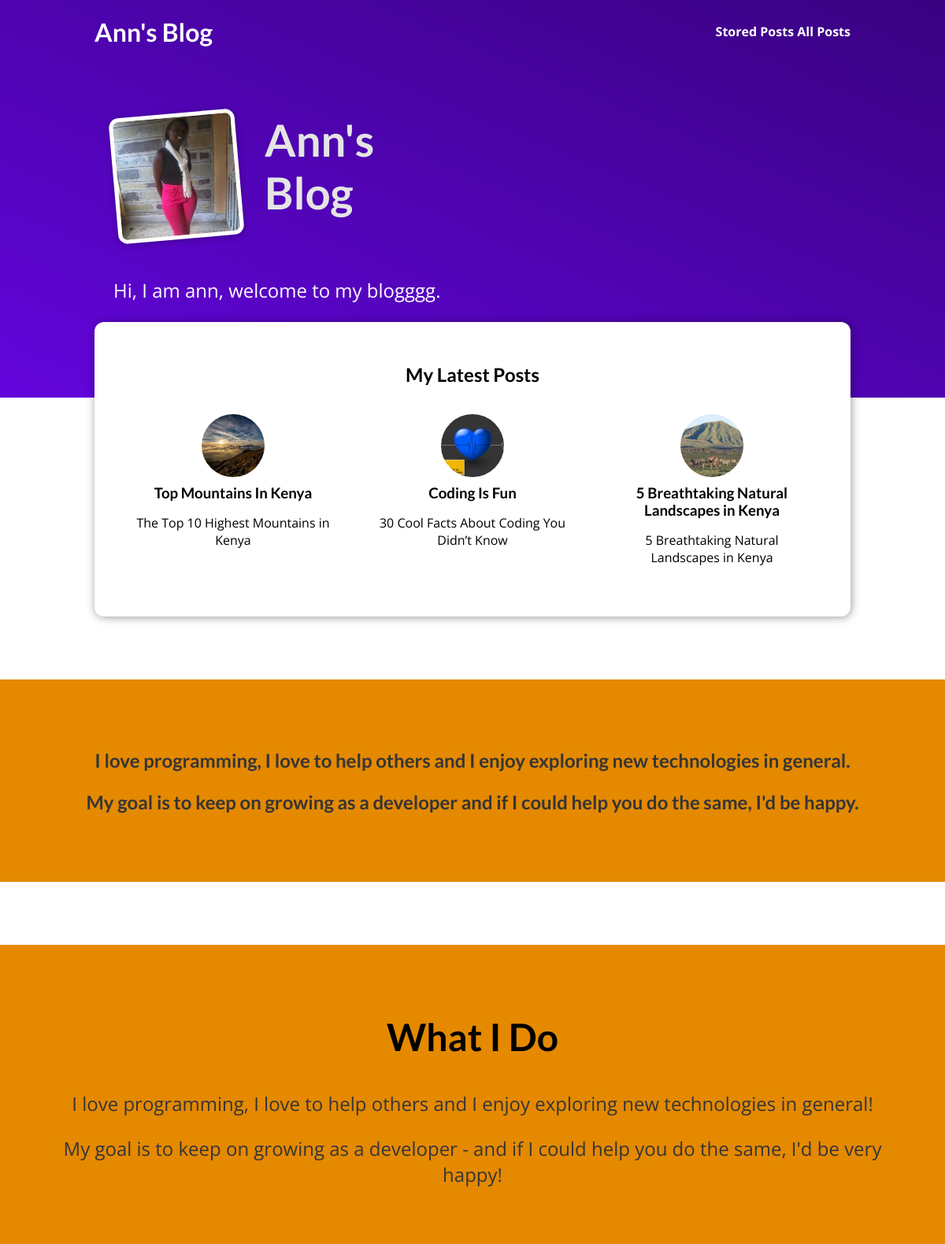
The page / on the database its author committed.
### blog/models.py (models this page shows, shortened)
class Post(models.Model):
    title = models.CharField(max_length=150)
    excerpt = models.CharField(max_length=200)
    image = models.ImageField(upload_to="posts", null=True)
    date = models.DateField(auto_now= True)
    slug = models.SlugField(unique=True, db_index=True)
    content = models.TextField(null=True,validators= [MinLengthValidator(10)])
    author = models.ForeignKey(
        Author, on_delete=models.SET_NULL, null=True,related_name="posts")
    tags = models.ManyToManyField(Tag)

### blog/views.py (the view)
# urls.py: path("", views.StartingPageView.as_view(), name="starting-page"),
class StartingPageView(ListView):
    template_name = "blog/index.html"
    model = Post
    ordering = ["-date"]
    context_object_name = "posts"
    def get_queryset(self):
        queryset = super().get_queryset()
        data = queryset[:3]
        return data

### blog/templates/blog/index.html (shortened to what this page needs)
{% extends 'base.html' %}
{% load static %}
{% block css_files %}
  <link rel="stylesheet" href="{% static 'blog/post.css' %}">
  <link rel="stylesheet" href="{% static 'blog/index.css' %}" />
{% endblock %}
{% block content %}
  <section id="welcome">
    <header>
      <img src="{% static 'blog/images/ann.jpg' %}" alt="Ann - the auther of this blog" />
      <h2>Ann's Blog</h2>
    </header>
    <p>Hi, I am ann, welcome to my blogggg.</p>
  </section>
  <section id="latest-posts">
    <h2>My Latest Posts</h2>
    <ul>
      {% for post in posts %}
      {% include 'blog/includes/post.html' %}
      {% endfor %}
    </ul>
  </section>
  <section id="about">
    <h2>
      <p>I love programming, I love to help others and I enjoy exploring new technologies in general.</p>
      <p>My goal is to keep on growing as a developer and if I could help you do the same, I'd be happy.</p>
    </h2>
  </section>
  <section id="about">
    <h2>What I Do</h2>
    <p>
      I love programming, I love to help others and I enjoy exploring new
      technologies in general!
    </p>
    <p>
      My goal is to keep on growing as a developer - and if I could help you do
      the same, I'd be very happy!
    </p>
  </section>
  {% endblock %}

### templates/base.html (shortened to what this page needs)
{% load static %}
<!DOCTYPE html>
<html lang="en">
  <head>
    <link rel="stylesheet" href="{% static 'app.css' %}" />
    {% block css_files %}{% endblock %}
  </head>
  <body>
    <header id="main-navigation">
      <h1><a href="{% url "starting-page" %}">Ann's Blog</a></h1>
      <nav>
        <a href="{% url "read-later" %}">Stored Posts</a>
        <a href="{% url "posts-page" %}">All Posts</a>
      </nav>
    </header>
    {% block content %}
    {% endblock %}
  </body>
</html>

### blog/templates/blog/includes/post.html
<li>
  <article class="post">
    <a href="{% url "post-detail-page" post.slug %}">
      <img src="{{ post.image.url }}" alt="{{ post.title }}"
      />
      <div class="post__content">
        <h3>{{ post.title }}</h3>
        <p>
          {{ post.excerpt }}
        </p>
      </div>
    </a>
  </article>
</li>

### static/app.css (style rules this page uses)
* { box-sizing: border-box; }
html { font-family: 'Open Sans', 'Lato', sans-serif; }
body { margin: 0; }
h1, h2, h3 { font-family: 'Lato', sans-serif; font-weight: bold; }
#main-navigation { width: 100%; height: 5rem; display: flex; justify-content: space-between; align-items: center; padding: 0 10%; position: absolute; top: 0; left: 0; }
#main-navigation a { text-decoration: none; color: white; font-weight: bold; }

### blog/static/blog/post.css (style rules this page uses)
.post { display: flex; flex-direction: column; align-items: center; text-align: center; }
.post a { text-decoration: none; color: black; transition: all 0.2s ease; padding: 1rem; }
.post img { width: 5rem; height: 5rem; object-fit: cover; border-radius: 50%; }
.post h3 { margin: 0.25rem 0; }

### blog/static/blog/index.css (style rules this page uses)
#welcome { background: linear-gradient(to right top, #6305dd, #390281); padding: 6rem 12%; }
#welcome header { display: flex; align-items: flex-start; margin: 3rem auto; }
#welcome img { width: 10rem; height: 10rem; object-fit: cover; object-position: top; border: 5px solid white; border-radius: 12px; background-color: #ffe1bf; transform: rotateZ(-5deg); box-shadow: 0 2px 8px rgba(0, 0, 0, 0.25); }
#welcome h2 { font-size: 3.5rem; margin: 0 0 0 2rem; color: #e4e4e4; width: 10rem; }
#welcome p { color: white; font-size: 1.5rem; }
#latest-posts { background-color: white; padding: 2rem; border-radius: 12px; width: 60rem; margin: -6rem auto 2rem auto; box-shadow: 1px 1px 12px rgba(0, 0, 0, 0.4); }
#latest-posts h2 { text-align: center; }
#latest-posts ul { list-style: none; margin: 0; padding: 0; display: flex; gap: 1rem; }
#latest-posts li { flex: 1; }
#about { text-align: center; padding: 3rem; background-color: #e48900; margin-top: 5rem; }
#about h2 { font-size: 3rem; }
#about p { font-size: 1.5rem; color: #353535; }

### rows shown on the page
Post: image (picture), title "Top Mountains In Kenya", excerpt "The Top 10 Highest Mountains in Kenya"
Post: image (picture), title "Coding Is Fun", excerpt "30 Cool Facts About Coding You Didn’t Know"
Post: image (picture), title "5 Breathtaking Natural Landscapes in Kenya", excerpt "5 Breathtaking Natural Landscapes in Kenya"
